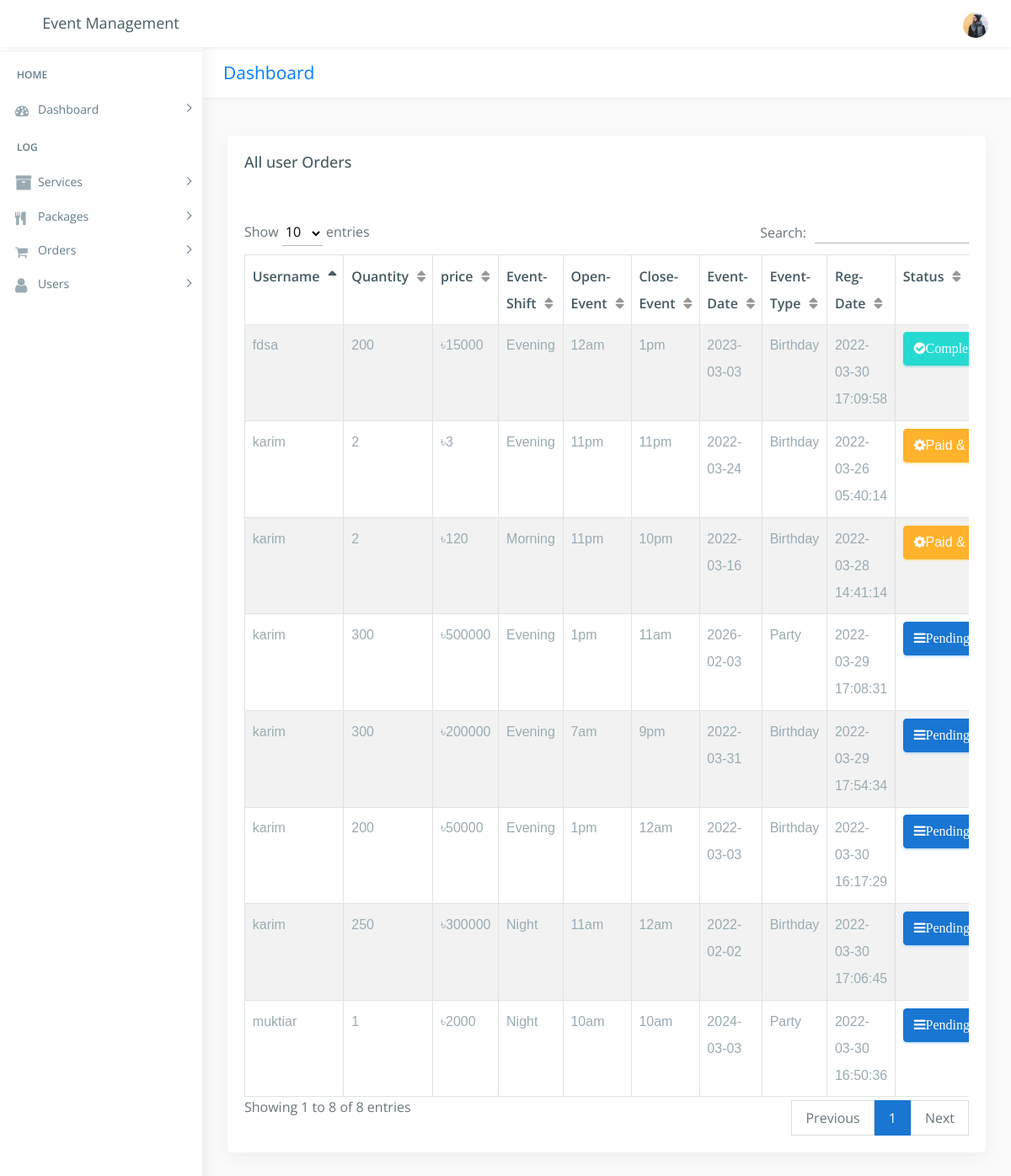
The page /admin/all_dealer_order.php (signed in) on the database its author committed.
### tables this page shows
CREATE TABLE `admin_order` (
  `o_id` int(222) NOT NULL,
  `de_id` int(222) NOT NULL,
  `package` varchar(255) NOT NULL,
  `username` varchar(222) NOT NULL,
  `quantity` int(222) DEFAULT NULL,
  `price` decimal(10,0) NOT NULL,
  `shift` text NOT NULL,
  `o_hr` varchar(222) NOT NULL,
  `c_hr` varchar(222) NOT NULL,
  `edate` date NOT NULL,
  `type` text NOT NULL,
  `status` varchar(222) DEFAULT NULL,
  `date` timestamp NOT NULL DEFAULT current_timestamp() ON UPDATE current_timestamp()
);

### admin/all_dealer_order.php (the view, shortened to what this page needs)
<!DOCTYPE html>
<html lang="en">
<?php
include("../connection/connect.php");
if(empty($_SESSION["adm_id"]))
{
	header('location:index.php');
}
else
{
?>
<head>
    <link href="css/lib/bootstrap/bootstrap.min.css" rel="stylesheet">
    <link href="css/helper.css" rel="stylesheet">
    <link href="css/style.css" rel="stylesheet">
</head>
<body class="fix-header fix-sidebar">
    <div id="main-wrapper">
         <div class="header">
            <nav class="navbar top-navbar navbar-expand-md navbar-light">
                <div class="navbar-header">
                    <a class="navbar-brand" href="dashboard.php">
                        <h4>Event Management</h4>
                    </a>
                </div>
                <div class="navbar-collapse">
                    <ul class="navbar-nav mr-auto mt-md-0">
                        <li class="nav-item m-l-10"> <a class="nav-link sidebartoggler hidden-sm-down text-muted  " href="javascript:void(0)"><i class="ti-menu"></i></a> </li>
                    </ul>
                    <ul class="navbar-nav my-lg-0">
                        <li class="nav-item hidden-sm-down search-box"> <a class="nav-link hidden-sm-down text-muted  " href="javascript:void(0)"><i class="ti-search"></i></a>
                        </li>
                        <li class="nav-item dropdown">
                            <a class="nav-link dropdown-toggle text-muted  " href="#" data-toggle="dropdown" aria-haspopup="true" aria-expanded="false"><img src="images/users/5.jpg" alt="user" class="profile-pic" /></a>
                        </li>
                    </ul>
                </div>
            </nav>
        </div>
        <div class="left-sidebar">
            <div class="scroll-sidebar">
                <nav class="sidebar-nav">
                    <ul id="sidebarnav">
                        <li class="nav-devider"></li>
                        <li class="nav-label">Home</li>
                        <li> <a class="has-arrow  " href="#" aria-expanded="false"><i class="fa fa-tachometer"></i><span class="hide-menu">Dashboard</span></a>
                        </li>
                        <li class="nav-label">Log</li>
                        <?php
                        if($_SESSION['role'] == "User"){
                            echo'
                            <li> <a class="has-arrow  " href="#" aria-expanded="false"><i class="fa fa-shopping-cart" aria-hidden="true"></i><span class="hide-menu">Orders</span></a>
                            <ul aria-expanded="false" class="collapse">
								<li><a href="all_orders.php">All Orders</a></li>
                            </ul>
                        </li>
                            ';
                        }
                        else{
                            echo'
                            <li> <a class="has-arrow  " href="#" aria-expanded="false"><i class="fa fa-archive f-s-20 color-warning"></i><span class="hide-menu">Services</span></a>
                            <ul aria-expanded="false" class="collapse">
								<li><a href="all_services.php">All Services</a></li>
								<li><a href="add_category.php">Add Service Category</a></li>
                                <li><a href="add_service.php">Add Service</a></li>
                            </ul>
                        </li>
                       <li> <a class="has-arrow  " href="#" aria-expanded="false"><i class="fa fa-cutlery" aria-hidden="true"></i><span class="hide-menu">Packages</span></a>
                            <ul aria-expanded="false" class="collapse">
								<li><a href="all_packages.php">All Packages</a></li>
								<li><a href="add_packages.php">Add Package</a></li>
                            </ul>
                        </li>
						 <li> <a class="has-arrow  " href="#" aria-expanded="false"><i class="fa fa-shopping-cart" aria-hidden="true"></i><span class="hide-menu">Orders</span></a>
                            <ul aria-expanded="false" class="collapse">
								<li><a href="all_orders.php">All Orders</a></li>
                            </ul>
                        </li>
                        <li> <a class="has-arrow  " href="#" aria-expanded="false">  <span><i class="fa fa-user f-s-20 "></i></span><span class="hide-menu">Users</span></a>
                            <ul aria-expanded="false" class="collapse">
                                <li><a href="allusers.php">All Users</a></li>
								<li><a href="add_users.php">Add Users</a></li>
                                <li><a href="allcompanyuser.php">All Company Users</a></li>
                                <li><a href="add_companyuser.php">Add Company User</a></li>
                                <li><a href="all_dealer.php">All Dealer</a></li>
                                <li><a href="add_dealer.php">Add Dealer</a></li>
								<li><a href="add_dealercat.php">Add Dealer Category</a></li>
                            </ul>
                        </li>
                            ';
                        }
                        ?>
                    </ul>
                </nav>
            </div>
        </div>
        <div class="page-wrapper">
            <div class="row page-titles">
                <div class="col-md-5 align-self-center">
                    <h3 class="text-primary">Dashboard</h3> </div>
            </div>
            <div class="container-fluid">
                <div class="row">
                    <div class="col-12">
                        <div class="card">
                            <div class="card-body">
                                <h4 class="card-title">All user Orders</h4>
                                <div class="table-responsive m-t-40">
                                    <table id="myTable" class="table table-bordered table-striped">
                                        <thead>
                                            <tr>
                                                <th>Username</th>
                                                <th>Quantity</th>
                                                <th>price</th>
                                                <th>Event-Shift</th>
                                                <th>Open-Event</th>
                                                <th>Close-Event</th>
                                                <th>Event-Date</th>
                                                <th>Event-Type</th>
												<th>Reg-Date</th>
												<th>Status</th>
                                            </tr>
                                        </thead>
                                        <tbody>
											<?php
												$sql="SELECT dealer.*, admin_order.* FROM dealer INNER JOIN admin_order ON dealer.de_id=admin_order.de_id ";
												$query=mysqli_query($db,$sql);
													if(!mysqli_num_rows($query) > 0 )
														{
															echo '<td colspan="10"><center>No Orders-Data!</center></td>';
														}
													else
														{
																	while($rows=mysqli_fetch_array($query))
																		{
																				?>
																				<?php
																					echo ' <tr>
																					           <td>'.$rows['username'].'</td>
																								<td>'.$rows['quantity'].'</td>
																								<td>৳'.$rows['price'].'</td>
                                                                                                <td>'.$rows['shift'].'</td>
                                                                                                <td>'.$rows['o_hr'].'</td>
                                                                                                <td>'.$rows['c_hr'].'</td>
                                                                                                <td>'.$rows['edate'].'</td>
                                                                                                <td>'.$rows['type'].'</td>
																								<td>'.$rows['date'].'</td>';
																								?>
																								<?php
																			$status=$rows['status'];
																			if($status=="" or $status=="NULL")
																			{
																			?>
																			<td> <button type="button" class="btn btn-info" style="font-weight:bold;"><span class="fa fa-bars"  aria-hidden="true" >Pending</button></td>
																		   <?php
																			  }
																			   if($status=="in process")
																			 { ?>
																			<td> <button type="button" class="btn btn-warning"><span class="fa fa-cog fa-spin"  aria-hidden="true" ></span>Paid & In Process</button></td>
																			<?php
																				}
																			if($status=="closed")
																				{
																			?>
																			<td> <button type="button" class="btn btn-success" ><span  class="fa fa-check-circle" aria-hidden="true">Completed</button></td>
																			<?php
																			}
																			?>
																									 <td>
																								<?php
																		}
														}
											?>
                                        </tbody>
                                    </table>
                                </div>
                            </div>
                        </div>
						 </div>
                            </div>
                        </div>
                    </div>
                </div>
</body>
</html>
<?php
}
?>

### admin/css/helper.css (style rules this page uses)
.f-s-20 { font-size: 20px!important; }
.m-t-40 { margin-top: 40px!important; }
.m-l-10 { margin-left: 10px!important; }

### rows shown on the page
admin_order: username "karim", quantity "2", price "3", shift "Evening", o_hr "11pm", c_hr "11pm", edate "2022-03-24", type "Birthday", date "2022-03-26 05:40:14", status "in process" (drawn)
admin_order: username "karim", quantity "2", price "120", shift "Morning", o_hr "11pm", c_hr "10pm", edate "2022-03-16", type "Birthday", date "2022-03-28 14:41:14", status "in process" (drawn)
admin_order: username "karim", quantity "300", price "500000", shift "Evening", o_hr "1pm", c_hr "11am", edate "2026-02-03", type "Party", date "2022-03-29 17:08:31", shows "Pending"
admin_order: username "karim", quantity "300", price "200000", shift "Evening", o_hr "7am", c_hr "9pm", edate "2022-03-31", type "Birthday", date "2022-03-29 17:54:34", shows "Pending"
admin_order: username "fdsa", quantity "200", price "15000", shift "Evening", o_hr "12am", c_hr "1pm", edate "2023-03-03", type "Birthday", date "2022-03-30 17:09:58", status "Completed"
admin_order: username "karim", quantity "200", price "50000", shift "Evening", o_hr "1pm", c_hr "12am", edate "2022-03-03", type "Birthday", date "2022-03-30 16:17:29", shows "Pending"
admin_order: username "muktiar", quantity "1", price "2000", shift "Night", o_hr "10am", c_hr "10am", edate "2024-03-03", type "Party", date "2022-03-30 16:50:36", shows "Pending"
admin_order: username "karim", quantity "250", price "300000", shift "Night", o_hr "11am", c_hr "12am", edate "2022-02-02", type "Birthday", date "2022-03-30 17:06:45", shows "Pending"
